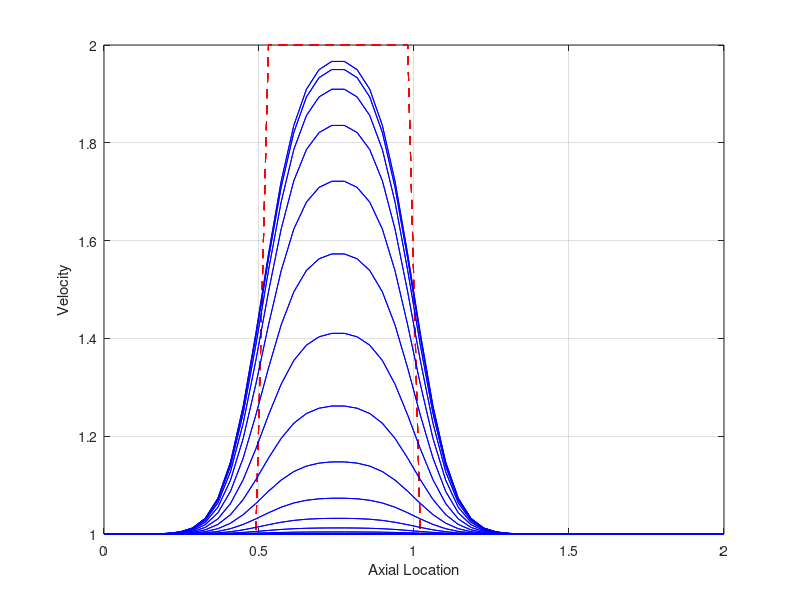
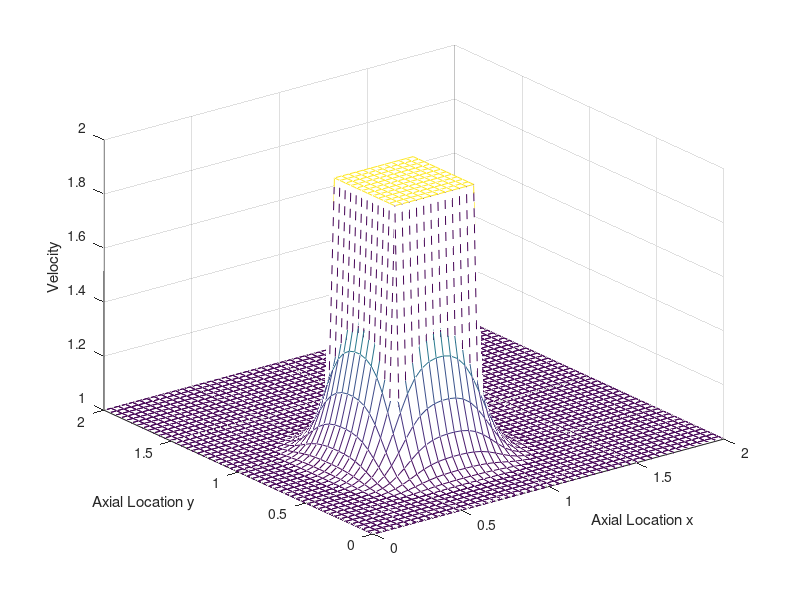

Write MATLAB code to recreate these figures, in order.
%% CFD Boston University Course -------------------------------------------
% Step 7 of 12 to Navier Stokes Code: Two Dimmensional Diffusion
%
% Governing Equation: 
% \frac{\partial{u}}{\partial{t}} = \nu\left(\frac{\partial^2 u}{\partial x^2}+\frac{\partial^2 u}{\partial y^2}\right)
%
% This code is a second order spatial CFD problem, which is essentially the
% heat equation in two dimmensions. This is an explicit time marching - 
% upwind method with a FD in time (n) and a CD in space (i,j). The CD in 
% space is used because the diffusive property is isotropic
%
% Discretization is: 
% \frac{u^{n+1}_{i,j} - u^{n}_{i,j}}{\Delta t} = \frac{\nu}{\Delta x^2}(u^n_{i+1,j} -2u^n_{i,j} + u^n_{i-1,j}) + \frac{\nu}{\Delta y^2}(u^n_{i,j+1} -2u^n_{i,j} + u^n_{i,j-1})
%
% Solve Discretization for single unknown of the n+1 time variable and
% apply numberical method.
%
% Numerical Representation:
% u^{n+1}_{i,j} = u^n_{i,j} + \nu\frac{\Delta t}{\Delta x^2}(u^n_{i+1,j} - 2u^n_{i,j} + u^n_{i-1,j}) + \nu\frac{\Delta t}{\Delta y^2}(u^n_{i,j+1} - 2u^n_{i,j} + u^n_{i,j-1})
%
% Inputs: Boundary Conditions, Initial Conditions, and Grid
%
% Outputs: Final Plots of Results
%
% Created By:           Joseph Connolly
% Created On:           11/27/2011
%
% Modified On:
%
% -------------------------------------------------------------------------

%% Clear Old Data
clear all;close all;

%% Simulation Time Setup
nt = 50;
dt = 0.001;

%% Constants Setup
c = 1;
nu = 0.1;

%% Grid Setup
nx = 50;
ny = nx;
x_final = 2;
y_final = 2;
dx = x_final/(nx - 1);
dy = y_final/(ny - 1);
x = 0:dx:x_final;
y = 0:dy:y_final;

%% Initial Conditions
for i = 1:nx
    for j = 1:ny
        if (x(i) >= 0.5 && x(i) <= 1) && (y(j) >= 0.5 && y(j) <= 1)
            u(i,j) = 2;
        else
            u(i,j) = 1;
        end
    end
end

%% Plot Initial Condition
figure(1);
plot(x,u,'--r');grid on;
xlabel('Axial Location')
ylabel('Velocity')
hold on;
% Three Dimensional Plot
figure(2);
h = mesh(x,y,u);
set(h,'LineStyle','--')
xlabel('Axial Location x')
ylabel('Axial Location y')
zlabel('Velocity')
hold on

%% Numerical Method (FD - Time, CD - Spacial)
for it = 1:nt
    un = u;
    for i = 2:nx-1
        for j = 2:nx-1
            u(i,j) = un(i,j) + nu*(dt/dx^2)*(un(i + 1,j) -2*un(i,j) + un(i - 1,j)) + nu*(dt/dy^2)*(un(i,j + 1) -2*un(i,j) + un(i,j - 1));
        end
    end
end

%% Plot Simulated Steady State Condition
figure(1); hold on;
plot(x,u,'b');grid on;
xlabel('Axial Location')
ylabel('Velocity')
% Three Dimensional Plot
figure(2);
mesh(x,y,u);
xlabel('Axial Location x')
ylabel('Axial Location y')
zlabel('Velocity')
hold on